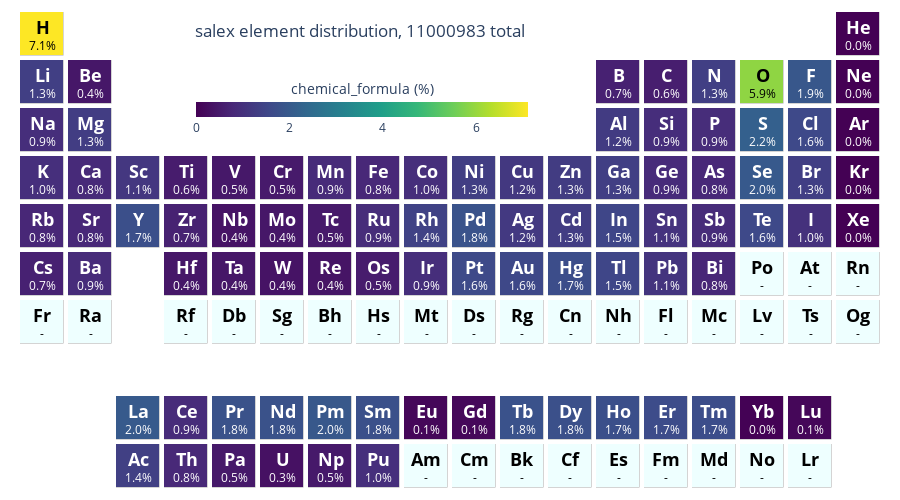

Notebook cell for this chart:
### Code cell
del mptrj
salex = pd.DataFrame.from_records(salex)
salex = salex.drop_duplicates(subset='identifier').reset_index(drop=True)
salex = salex[['identifier', 'chemical_formula']]

title = 'salex element distribution'
fig = pmv.ptable_heatmap_plotly(salex.chemical_formula, heat_mode='percent')
fig.update_layout(title_text=title+f', {len(salex)} total')

### Figure 1 — Plotly figure (JSON) as saved in the notebook; plotly's stock layout.template omitted (floating-point values rounded to 4 significant figures; data arrays with more than 128 entries replaced by an {"elided": "..."} marker saying what was removed)
{"data": [{"colorbar": {"len": 0.4, "lenmode": "fraction", "orientation": "h", "thickness": 15, "tickformat": ".1~s", "title": {"font": {"size": 14.4}, "side": "top", "text": "chemical_formula (%)"}, "x": 0.4, "y": 0.72}, "colorscale": [[0, "darkgray"], [1, "darkgray"]], "hoverinfo": "none", "showscale": false, "type": "heatmap", "xgap": 4.5, "ygap": 4.5, "z": {"elided": "10x18 float values"}}, {"colorbar": {"len": 0.4, "lenmode": "fraction", "orientation": "h", "thickness": 15, "tickformat": ".1~s", "title": {"font": {"size": 14.4}, "side": "top", "text": "chemical_formula (%)"}, "x": 0.4, "y": 0.72}, "colorscale": [[0, "#eff"], [1, "#eff"]], "hoverinfo": "none", "showscale": false, "type": "heatmap", "xgap": 5, "ygap": 5, "z": {"elided": "10x18 float values"}}, {"colorbar": {"len": 0.4, "lenmode": "fraction", "orientation": "h", "thickness": 15, "tickformat": ".1~s", "title": {"font": {"size": 14.4}, "side": "top", "text": "chemical_formula (%)"}, "x": 0.4, "y": 0.72}, "colorscale": [[0, "#440154"], [0.1111, "#482878"], [0.2222, "#3e4989"], [0.3333, "#31688e"], [0.4444, "#26828e"], [0.5556, "#1f9e89"], [0.6667, "#35b779"], [0.7778, "#6ece58"], [0.8889, "#b5de2b"], [1, "#fde725"]], "hoverinfo": "text", "reversescale": false, "showscale": true, "text": {"elided": "10x18 str values"}, "type": "heatmap", "xgap": 5, "ygap": 5, "z": {"elided": "10x18 float values"}, "zauto": false, "zmax": 7.111, "zmin": 3.525e-05}], "layout": {"annotations": [{"font": {"color": "#000000"}, "showarrow": false, "text": "", "x": 0, "xref": "x", "y": 0, "yref": "y"}, {"font": {"color": "#000000"}, "showarrow": false, "text": "", "x": 1, "xref": "x", "y": 0, "yref": "y"}, {"font": {"color": "#FFFFFF"}, "showarrow": false, "text": "<span style='font-weight: bold; font-size: 18.0;'>Ac</span><br>1.4%", "x": 2, "xref": "x", "y": 0, "yref": "y"}, {"font": {"color": "#FFFFFF"}, "showarrow": false, "text": "<span style='font-weight: bold; font-size: 18.0;'>Th</span><br>0.8%", "x": 3, "xref": "x", "y": 0, "yref": "y"}, {"font": {"color": "#FFFFFF"}, "showarrow": false, "text": "<span style='font-weight: bold; font-size: 18.0;'>Pa</span><br>0.5%", "x": 4, "xref": "x", "y": 0, "yref": "y"}, {"font": {"color": "#FFFFFF"}, "showarrow": false, "text": "<span style='font-weight: bold; font-size: 18.0;'>U</span><br>0.3%", "x": 5, "xref": "x", "y": 0, "yref": "y"}, {"font": {"color": "#FFFFFF"}, "showarrow": false, "text": "<span style='font-weight: bold; font-size: 18.0;'>Np</span><br>0.5%", "x": 6, "xref": "x", "y": 0, "yref": "y"}, {"font": {"color": "#FFFFFF"}, "showarrow": false, "text": "<span style='font-weight: bold; font-size: 18.0;'>Pu</span><br>1.0%", "x": 7, "xref": "x", "y": 0, "yref": "y"}, {"font": {"color": "#000000"}, "showarrow": false, "text": "<span style='font-weight: bold; font-size: 18.0;'>Am</span><br>-", "x": 8, "xref": "x", "y": 0, "yref": "y"}, {"font": {"color": "#000000"}, "showarrow": false, "text": "<span style='font-weight: bold; font-size: 18.0;'>Cm</span><br>-", "x": 9, "xref": "x", "y": 0, "yref": "y"}, {"font": {"color": "#000000"}, "showarrow": false, "text": "<span style='font-weight: bold; font-size: 18.0;'>Bk</span><br>-", "x": 10, "xref": "x", "y": 0, "yref": "y"}, {"font": {"color": "#000000"}, "showarrow": false, "text": "<span style='font-weight: bold; font-size: 18.0;'>Cf</span><br>-", "x": 11, "xref": "x", "y": 0, "yref": "y"}, {"font": {"color": "#000000"}, "showarrow": false, "text": "<span style='font-weight: bold; font-size: 18.0;'>Es</span><br>-", "x": 12, "xref": "x", "y": 0, "yref": "y"}, {"font": {"color": "#000000"}, "showarrow": false, "text": "<span style='font-weight: bold; font-size: 18.0;'>Fm</span><br>-", "x": 13, "xref": "x", "y": 0, "yref": "y"}, {"font": {"color": "#000000"}, "showarrow": false, "text": "<span style='font-weight: bold; font-size: 18.0;'>Md</span><br>-", "x": 14, "xref": "x", "y": 0, "yref": "y"}, {"font": {"color": "#000000"}, "showarrow": false, "text": "<span style='font-weight: bold; font-size: 18.0;'>No</span><br>-", "x": 15, "xref": "x", "y": 0, "yref": "y"}, {"font": {"color": "#000000"}, "showarrow": false, "text": "<span style='font-weight: bold; font-size: 18.0;'>Lr</span><br>-", "x": 16, "xref": "x", "y": 0, "yref": "y"}, {"font": {"color": "#000000"}, "showarrow": false, "text": "", "x": 17, "xref": "x", "y": 0, "yref": "y"}, {"font": {"color": "#000000"}, "showarrow": false, "text": "", "x": 0, "xref": "x", "y": 1, "yref": "y"}, {"font": {"color": "#000000"}, "showarrow": false, "text": "", "x": 1, "xref": "x", "y": 1, "yref": "y"}, {"font": {"color": "#FFFFFF"}, "showarrow": false, "text": "<span style='font-weight: bold; font-size: 18.0;'>La</span><br>2.0%", "x": 2, "xref": "x", "y": 1, "yref": "y"}, {"font": {"color": "#FFFFFF"}, "showarrow": false, "text": "<span style='font-weight: bold; font-size: 18.0;'>Ce</span><br>0.9%", "x": 3, "xref": "x", "y": 1, "yref": "y"}, {"font": {"color": "#FFFFFF"}, "showarrow": false, "text": "<span style='font-weight: bold; font-size: 18.0;'>Pr</span><br>1.8%", "x": 4, "xref": "x", "y": 1, "yref": "y"}, {"font": {"color": "#FFFFFF"}, "showarrow": false, "text": "<span style='font-weight: bold; font-size: 18.0;'>Nd</span><br>1.8%", "x": 5, "xref": "x", "y": 1, "yref": "y"}, {"font": {"color": "#FFFFFF"}, "showarrow": false, "text": "<span style='font-weight: bold; font-size: 18.0;'>Pm</span><br>2.0%", "x": 6, "xref": "x", "y": 1, "yref": "y"}, {"font": {"color": "#FFFFFF"}, "showarrow": false, "text": "<span style='font-weight: bold; font-size: 18.0;'>Sm</span><br>1.8%", "x": 7, "xref": "x", "y": 1, "yref": "y"}, {"font": {"color": "#FFFFFF"}, "showarrow": false, "text": "<span style='font-weight: bold; font-size: 18.0;'>Eu</span><br>0.1%", "x": 8, "xref": "x", "y": 1, "yref": "y"}, {"font": {"color": "#FFFFFF"}, "showarrow": false, "text": "<span style='font-weight: bold; font-size: 18.0;'>Gd</span><br>0.1%", "x": 9, "xref": "x", "y": 1, "yref": "y"}, {"font": {"color": "#FFFFFF"}, "showarrow": false, "text": "<span style='font-weight: bold; font-size: 18.0;'>Tb</span><br>1.8%", "x": 10, "xref": "x", "y": 1, "yref": "y"}, {"font": {"color": "#FFFFFF"}, "showarrow": false, "text": "<span style='font-weight: bold; font-size: 18.0;'>Dy</span><br>1.8%", "x": 11, "xref": "x", "y": 1, "yref": "y"}, {"font": {"color": "#FFFFFF"}, "showarrow": false, "text": "<span style='font-weight: bold; font-size: 18.0;'>Ho</span><br>1.7%", "x": 12, "xref": "x", "y": 1, "yref": "y"}, {"font": {"color": "#FFFFFF"}, "showarrow": false, "text": "<span style='font-weight: bold; font-size: 18.0;'>Er</span><br>1.7%", "x": 13, "xref": "x", "y": 1, "yref": "y"}, {"font": {"color": "#FFFFFF"}, "showarrow": false, "text": "<span style='font-weight: bold; font-size: 18.0;'>Tm</span><br>1.7%", "x": 14, "xref": "x", "y": 1, "yref": "y"}, {"font": {"color": "#FFFFFF"}, "showarrow": false, "text": "<span style='font-weight: bold; font-size: 18.0;'>Yb</span><br>0.0%", "x": 15, "xref": "x", "y": 1, "yref": "y"}, {"font": {"color": "#FFFFFF"}, "showarrow": false, "text": "<span style='font-weight: bold; font-size: 18.0;'>Lu</span><br>0.1%", "x": 16, "xref": "x", "y": 1, "yref": "y"}, {"font": {"color": "#000000"}, "showarrow": false, "text": "", "x": 17, "xref": "x", "y": 1, "yref": "y"}, {"font": {"color": "#000000"}, "showarrow": false, "text": "", "x": 0, "xref": "x", "y": 2, "yref": "y"}, {"font": {"color": "#000000"}, "showarrow": false, "text": "", "x": 1, "xref": "x", "y": 2, "yref": "y"}, {"font": {"color": "#000000"}, "showarrow": false, "text": "", "x": 2, "xref": "x", "y": 2, "yref": "y"}, {"font": {"color": "#000000"}, "showarrow": false, "text": "", "x": 3, "xref": "x", "y": 2, "yref": "y"}, {"font": {"color": "#000000"}, "showarrow": false, "text": "", "x": 4, "xref": "x", "y": 2, "yref": "y"}, {"font": {"color": "#000000"}, "showarrow": false, "text": "", "x": 5, "xref": "x", "y": 2, "yref": "y"}, {"font": {"color": "#000000"}, "showarrow": false, "text": "", "x": 6, "xref": "x", "y": 2, "yref": "y"}, {"font": {"color": "#000000"}, "showarrow": false, "text": "", "x": 7, "xref": "x", "y": 2, "yref": "y"}, {"font": {"color": "#000000"}, "showarrow": false, "text": "", "x": 8, "xref": "x", "y": 2, "yref": "y"}, {"font": {"color": "#000000"}, "showarrow": false, "text": "", "x": 9, "xref": "x", "y": 2, "yref": "y"}, {"font": {"color": "#000000"}, "showarrow": false, "text": "", "x": 10, "xref": "x", "y": 2, "yref": "y"}, {"font": {"color": "#000000"}, "showarrow": false, "text": "", "x": 11, "xref": "x", "y": 2, "yref": "y"}, {"font": {"color": "#000000"}, "showarrow": false, "text": "", "x": 12, "xref": "x", "y": 2, "yref": "y"}, {"font": {"color": "#000000"}, "showarrow": false, "text": "", "x": 13, "xref": "x", "y": 2, "yref": "y"}, {"font": {"color": "#000000"}, "showarrow": false, "text": "", "x": 14, "xref": "x", "y": 2, "yref": "y"}, {"font": {"color": "#000000"}, "showarrow": false, "text": "", "x": 15, "xref": "x", "y": 2, "yref": "y"}, {"font": {"color": "#000000"}, "showarrow": false, "text": "", "x": 16, "xref": "x", "y": 2, "yref": "y"}, {"font": {"color": "#000000"}, "showarrow": false, "text": "", "x": 17, "xref": "x", "y": 2, "yref": "y"}, {"font": {"color": "#000000"}, "showarrow": false, "text": "<span style='font-weight: bold; font-size: 18.0;'>Fr</span><br>-", "x": 0, "xref": "x", "y": 3, "yref": "y"}, {"font": {"color": "#000000"}, "showarrow": false, "text": "<span style='font-weight: bold; font-size: 18.0;'>Ra</span><br>-", "x": 1, "xref": "x", "y": 3, "yref": "y"}, {"font": {"color": "#000000"}, "showarrow": false, "text": "", "x": 2, "xref": "x", "y": 3, "yref": "y"}, {"font": {"color": "#000000"}, "showarrow": false, "text": "<span style='font-weight: bold; font-size: 18.0;'>Rf</span><br>-", "x": 3, "xref": "x", "y": 3, "yref": "y"}, {"font": {"color": "#000000"}, "showarrow": false, "text": "<span style='font-weight: bold; font-size: 18.0;'>Db</span><br>-", "x": 4, "xref": "x", "y": 3, "yref": "y"}, {"font": {"color": "#000000"}, "showarrow": false, "text": "<span style='font-weight: bold; font-size: 18.0;'>Sg</span><br>-", "x": 5, "xref": "x", "y": 3, "yref": "y"}, {"font": {"color": "#000000"}, "showarrow": false, "text": "<span style='font-weight: bold; font-size: 18.0;'>Bh</span><br>-", "x": 6, "xref": "x", "y": 3, "yref": "y"}, {"font": {"color": "#000000"}, "showarrow": false, "text": "<span style='font-weight: bold; font-size: 18.0;'>Hs</span><br>-", "x": 7, "xref": "x", "y": 3, "yref": "y"}, {"font": {"color": "#000000"}, "showarrow": false, "text": "<span style='font-weight: bold; font-size: 18.0;'>Mt</span><br>-", "x": 8, "xref": "x", "y": 3, "yref": "y"}, {"font": {"color": "#000000"}, "showarrow": false, "text": "<span style='font-weight: bold; font-size: 18.0;'>Ds</span><br>-", "x": 9, "xref": "x", "y": 3, "yref": "y"}, {"font": {"color": "#000000"}, "showarrow": false, "text": "<span style='font-weight: bold; font-size: 18.0;'>Rg</span><br>-", "x": 10, "xref": "x", "y": 3, "yref": "y"}, {"font": {"color": "#000000"}, "showarrow": false, "text": "<span style='font-weight: bold; font-size: 18.0;'>Cn</span><br>-", "x": 11, "xref": "x", "y": 3, "yref": "y"}, {"font": {"color": "#000000"}, "showarrow": false, "text": "<span style='font-weight: bold; font-size: 18.0;'>Nh</span><br>-", "x": 12, "xref": "x", "y": 3, "yref": "y"}, {"font": {"color": "#000000"}, "showarrow": false, "text": "<span style='font-weight: bold; font-size: 18.0;'>Fl</span><br>-", "x": 13, "xref": "x", "y": 3, "yref": "y"}, {"font": {"color": "#000000"}, "showarrow": false, "text": "<span style='font-weight: bold; font-size: 18.0;'>Mc</span><br>-", "x": 14, "xref": "x", "y": 3, "yref": "y"}, {"font": {"color": "#000000"}, "showarrow": false, "text": "<span style='font-weight: bold; font-size: 18.0;'>Lv</span><br>-", "x": 15, "xref": "x", "y": 3, "yref": "y"}, {"font": {"color": "#000000"}, "showarrow": false, "text": "<span style='font-weight: bold; font-size: 18.0;'>Ts</span><br>-", "x": 16, "xref": "x", "y": 3, "yref": "y"}, {"font": {"color": "#000000"}, "showarrow": false, "text": "<span style='font-weight: bold; font-size: 18.0;'>Og</span><br>-", "x": 17, "xref": "x", "y": 3, "yref": "y"}, {"font": {"color": "#FFFFFF"}, "showarrow": false, "text": "<span style='font-weight: bold; font-size: 18.0;'>Cs</span><br>0.7%", "x": 0, "xref": "x", "y": 4, "yref": "y"}, {"font": {"color": "#FFFFFF"}, "showarrow": false, "text": "<span style='font-weight: bold; font-size: 18.0;'>Ba</span><br>0.9%", "x": 1, "xref": "x", "y": 4, "yref": "y"}, {"font": {"color": "#000000"}, "showarrow": false, "text": "", "x": 2, "xref": "x", "y": 4, "yref": "y"}, {"font": {"color": "#FFFFFF"}, "showarrow": false, "text": "<span style='font-weight: bold; font-size: 18.0;'>Hf</span><br>0.4%", "x": 3, "xref": "x", "y": 4, "yref": "y"}, {"font": {"color": "#FFFFFF"}, "showarrow": false, "text": "<span style='font-weight: bold; font-size: 18.0;'>Ta</span><br>0.4%", "x": 4, "xref": "x", "y": 4, "yref": "y"}, {"font": {"color": "#FFFFFF"}, "showarrow": false, "text": "<span style='font-weight: bold; font-size: 18.0;'>W</span><br>0.4%", "x": 5, "xref": "x", "y": 4, "yref": "y"}, {"font": {"color": "#FFFFFF"}, "showarrow": false, "text": "<span style='font-weight: bold; font-size: 18.0;'>Re</span><br>0.4%", "x": 6, "xref": "x", "y": 4, "yref": "y"}, {"font": {"color": "#FFFFFF"}, "showarrow": false, "text": "<span style='font-weight: bold; font-size: 18.0;'>Os</span><br>0.5%", "x": 7, "xref": "x", "y": 4, "yref": "y"}, {"font": {"color": "#FFFFFF"}, "showarrow": false, "text": "<span style='font-weight: bold; font-size: 18.0;'>Ir</span><br>0.9%", "x": 8, "xref": "x", "y": 4, "yref": "y"}, {"font": {"color": "#FFFFFF"}, "showarrow": false, "text": "<span style='font-weight: bold; font-size: 18.0;'>Pt</span><br>1.6%", "x": 9, "xref": "x", "y": 4, "yref": "y"}, {"font": {"color": "#FFFFFF"}, "showarrow": false, "text": "<span style='font-weight: bold; font-size: 18.0;'>Au</span><br>1.6%", "x": 10, "xref": "x", "y": 4, "yref": "y"}, {"font": {"color": "#FFFFFF"}, "showarrow": false, "text": "<span style='font-weight: bold; font-size: 18.0;'>Hg</span><br>1.7%", "x": 11, "xref": "x", "y": 4, "yref": "y"}, {"font": {"color": "#FFFFFF"}, "showarrow": false, "text": "<span style='font-weight: bold; font-size: 18.0;'>Tl</span><br>1.5%", "x": 12, "xref": "x", "y": 4, "yref": "y"}, {"font": {"color": "#FFFFFF"}, "showarrow": false, "text": "<span style='font-weight: bold; font-size: 18.0;'>Pb</span><br>1.1%", "x": 13, "xref": "x", "y": 4, "yref": "y"}, {"font": {"color": "#FFFFFF"}, "showarrow": false, "text": "<span style='font-weight: bold; font-size: 18.0;'>Bi</span><br>0.8%", "x": 14, "xref": "x", "y": 4, "yref": "y"}, {"font": {"color": "#000000"}, "showarrow": false, "text": "<span style='font-weight: bold; font-size: 18.0;'>Po</span><br>-", "x": 15, "xref": "x", "y": 4, "yref": "y"}, {"font": {"color": "#000000"}, "showarrow": false, "text": "<span style='font-weight: bold; font-size: 18.0;'>At</span><br>-", "x": 16, "xref": "x", "y": 4, "yref": "y"}, {"font": {"color": "#000000"}, "showarrow": false, "text": "<span style='font-weight: bold; font-size: 18.0;'>Rn</span><br>-", "x": 17, "xref": "x", "y": 4, "yref": "y"}, {"font": {"color": "#FFFFFF"}, "showarrow": false, "text": "<span style='font-weight: bold; font-size: 18.0;'>Rb</span><br>0.8%", "x": 0, "xref": "x", "y": 5, "yref": "y"}, {"font": {"color": "#FFFFFF"}, "showarrow": false, "text": "<span style='font-weight: bold; font-size: 18.0;'>Sr</span><br>0.8%", "x": 1, "xref": "x", "y": 5, "yref": "y"}, {"font": {"color": "#FFFFFF"}, "showarrow": false, "text": "<span style='font-weight: bold; font-size: 18.0;'>Y</span><br>1.7%", "x": 2, "xref": "x", "y": 5, "yref": "y"}, {"font": {"color": "#FFFFFF"}, "showarrow": false, "text": "<span style='font-weight: bold; font-size: 18.0;'>Zr</span><br>0.7%", "x": 3, "xref": "x", "y": 5, "yref": "y"}, {"font": {"color": "#FFFFFF"}, "showarrow": false, "text": "<span style='font-weight: bold; font-size: 18.0;'>Nb</span><br>0.4%", "x": 4, "xref": "x", "y": 5, "yref": "y"}, {"font": {"color": "#FFFFFF"}, "showarrow": false, "text": "<span style='font-weight: bold; font-size: 18.0;'>Mo</span><br>0.4%", "x": 5, "xref": "x", "y": 5, "yref": "y"}, {"font": {"color": "#FFFFFF"}, "showarrow": false, "text": "<span style='font-weight: bold; font-size: 18.0;'>Tc</span><br>0.5%", "x": 6, "xref": "x", "y": 5, "yref": "y"}, {"font": {"color": "#FFFFFF"}, "showarrow": false, "text": "<span style='font-weight: bold; font-size: 18.0;'>Ru</span><br>0.9%", "x": 7, "xref": "x", "y": 5, "yref": "y"}, {"font": {"color": "#FFFFFF"}, "showarrow": false, "text": "<span style='font-weight: bold; font-size: 18.0;'>Rh</span><br>1.4%", "x": 8, "xref": "x", "y": 5, "yref": "y"}, {"font": {"color": "#FFFFFF"}, "showarrow": false, "text": "<span style='font-weight: bold; font-size: 18.0;'>Pd</span><br>1.8%", "x": 9, "xref": "x", "y": 5, "yref": "y"}, {"font": {"color": "#FFFFFF"}, "showarrow": false, "text": "<span style='font-weight: bold; font-size: 18.0;'>Ag</span><br>1.2%", "x": 10, "xref": "x", "y": 5, "yref": "y"}, {"font": {"color": "#FFFFFF"}, "showarrow": false, "text": "<span style='font-weight: bold; font-size: 18.0;'>Cd</span><br>1.3%", "x": 11, "xref": "x", "y": 5, "yref": "y"}, {"font": {"color": "#FFFFFF"}, "showarrow": false, "text": "<span style='font-weight: bold; font-size: 18.0;'>In</span><br>1.5%", "x": 12, "xref": "x", "y": 5, "yref": "y"}, {"font": {"color": "#FFFFFF"}, "showarrow": false, "text": "<span style='font-weight: bold; font-size: 18.0;'>Sn</span><br>1.1%", "x": 13, "xref": "x", "y": 5, "yref": "y"}, {"font": {"color": "#FFFFFF"}, "showarrow": false, "text": "<span style='font-weight: bold; font-size: 18.0;'>Sb</span><br>0.9%", "x": 14, "xref": "x", "y": 5, "yref": "y"}, {"font": {"color": "#FFFFFF"}, "showarrow": false, "text": "<span style='font-weight: bold; font-size: 18.0;'>Te</span><br>1.6%", "x": 15, "xref": "x", "y": 5, "yref": "y"}, {"font": {"color": "#FFFFFF"}, "showarrow": false, "text": "<span style='font-weight: bold; font-size: 18.0;'>I</span><br>1.0%", "x": 16, "xref": "x", "y": 5, "yref": "y"}, {"font": {"color": "#FFFFFF"}, "showarrow": false, "text": "<span style='font-weight: bold; font-size: 18.0;'>Xe</span><br>0.0%", "x": 17, "xref": "x", "y": 5, "yref": "y"}, {"font": {"color": "#FFFFFF"}, "showarrow": false, "text": "<span style='font-weight: bold; font-size: 18.0;'>K</span><br>1.0%", "x": 0, "xref": "x", "y": 6, "yref": "y"}, {"font": {"color": "#FFFFFF"}, "showarrow": false, "text": "<span style='font-weight: bold; font-size: 18.0;'>Ca</span><br>0.8%", "x": 1, "xref": "x", "y": 6, "yref": "y"}, {"font": {"color": "#FFFFFF"}, "showarrow": false, "text": "<span style='font-weight: bold; font-size: 18.0;'>Sc</span><br>1.1%", "x": 2, "xref": "x", "y": 6, "yref": "y"}, {"font": {"color": "#FFFFFF"}, "showarrow": false, "text": "<span style='font-weight: bold; font-size: 18.0;'>Ti</span><br>0.6%", "x": 3, "xref": "x", "y": 6, "yref": "y"}, {"font": {"color": "#FFFFFF"}, "showarrow": false, "text": "<span style='font-weight: bold; font-size: 18.0;'>V</span><br>0.5%", "x": 4, "xref": "x", "y": 6, "yref": "y"}, {"font": {"color": "#FFFFFF"}, "showarrow": false, "text": "<span style='font-weight: bold; font-size: 18.0;'>Cr</span><br>0.5%", "x": 5, "xref": "x", "y": 6, "yref": "y"}, {"font": {"color": "#FFFFFF"}, "showarrow": false, "text": "<span style='font-weight: bold; font-size: 18.0;'>Mn</span><br>0.9%", "x": 6, "xref": "x", "y": 6, "yref": "y"}, {"font": {"color": "#FFFFFF"}, "showarrow": false, "text": "<span style='font-weight: bold; font-size: 18.0;'>Fe</span><br>0.8%", "x": 7, "xref": "x", "y": 6, "yref": "y"}, {"font": {"color": "#FFFFFF"}, "showarrow": false, "text": "<span style='font-weight: bold; font-size: 18.0;'>Co</span><br>1.0%", "x": 8, "xref": "x", "y": 6, "yref": "y"}, {"font": {"color": "#FFFFFF"}, "showarrow": false, "text": "<span style='font-weight: bold; font-size: 18.0;'>Ni</span><br>1.3%", "x": 9, "xref": "x", "y": 6, "yref": "y"}, {"font": {"color": "#FFFFFF"}, "showarrow": false, "text": "<span style='font-weight: bold; font-size: 18.0;'>Cu</span><br>1.2%", "x": 10, "xref": "x", "y": 6, "yref": "y"}, {"font": {"color": "#FFFFFF"}, "showarrow": false, "text": "<span style='font-weight: bold; font-size: 18.0;'>Zn</span><br>1.3%", "x": 11, "xref": "x", "y": 6, "yref": "y"}, {"font": {"color": "#FFFFFF"}, "showarrow": false, "text": "<span style='font-weight: bold; font-size: 18.0;'>Ga</span><br>1.3%", "x": 12, "xref": "x", "y": 6, "yref": "y"}, {"font": {"color": "#FFFFFF"}, "showarrow": false, "text": "<span style='font-weight: bold; font-size: 18.0;'>Ge</span><br>0.9%", "x": 13, "xref": "x", "y": 6, "yref": "y"}, {"font": {"color": "#FFFFFF"}, "showarrow": false, "text": "<span style='font-weight: bold; font-size: 18.0;'>As</span><br>0.8%", "x": 14, "xref": "x", "y": 6, "yref": "y"}, {"font": {"color": "#FFFFFF"}, "showarrow": false, "text": "<span style='font-weight: bold; font-size: 18.0;'>Se</span><br>2.0%", "x": 15, "xref": "x", "y": 6, "yref": "y"}, {"font": {"color": "#FFFFFF"}, "showarrow": false, "text": "<span style='font-weight: bold; font-size: 18.0;'>Br</span><br>1.3%", "x": 16, "xref": "x", "y": 6, "yref": "y"}, {"font": {"color": "#FFFFFF"}, "showarrow": false, "text": "<span style='font-weight: bold; font-size: 18.0;'>Kr</span><br>0.0%", "x": 17, "xref": "x", "y": 6, "yref": "y"}, {"font": {"color": "#FFFFFF"}, "showarrow": false, "text": "<span style='font-weight: bold; font-size: 18.0;'>Na</span><br>0.9%", "x": 0, "xref": "x", "y": 7, "yref": "y"}, {"font": {"color": "#FFFFFF"}, "showarrow": false, "text": "<span style='font-weight: bold; font-size: 18.0;'>Mg</span><br>1.3%", "x": 1, "xref": "x", "y": 7, "yref": "y"}, {"font": {"color": "#000000"}, "showarrow": false, "text": "", "x": 2, "xref": "x", "y": 7, "yref": "y"}, {"font": {"color": "#000000"}, "showarrow": false, "text": "", "x": 3, "xref": "x", "y": 7, "yref": "y"}, {"font": {"color": "#000000"}, "showarrow": false, "text": "", "x": 4, "xref": "x", "y": 7, "yref": "y"}, {"font": {"color": "#000000"}, "showarrow": false, "text": "", "x": 5, "xref": "x", "y": 7, "yref": "y"}, {"font": {"color": "#000000"}, "showarrow": false, "text": "", "x": 6, "xref": "x", "y": 7, "yref": "y"}, {"font": {"color": "#000000"}, "showarrow": false, "text": "", "x": 7, "xref": "x", "y": 7, "yref": "y"}, {"font": {"color": "#000000"}, "showarrow": false, "text": "", "x": 8, "xref": "x", "y": 7, "yref": "y"}, {"font": {"color": "#000000"}, "showarrow": false, "text": "", "x": 9, "xref": "x", "y": 7, "yref": "y"}, {"font": {"color": "#000000"}, "showarrow": false, "text": "", "x": 10, "xref": "x", "y": 7, "yref": "y"}, {"font": {"color": "#000000"}, "showarrow": false, "text": "", "x": 11, "xref": "x", "y": 7, "yref": "y"}, {"font": {"color": "#FFFFFF"}, "showarrow": false, "text": "<span style='font-weight: bold; font-size: 18.0;'>Al</span><br>1.2%", "x": 12, "xref": "x", "y": 7, "yref": "y"}, {"font": {"color": "#FFFFFF"}, "showarrow": false, "text": "<span style='font-weight: bold; font-size: 18.0;'>Si</span><br>0.9%", "x": 13, "xref": "x", "y": 7, "yref": "y"}, {"font": {"color": "#FFFFFF"}, "showarrow": false, "text": "<span style='font-weight: bold; font-size: 18.0;'>P</span><br>0.9%", "x": 14, "xref": "x", "y": 7, "yref": "y"}, {"font": {"color": "#FFFFFF"}, "showarrow": false, "text": "<span style='font-weight: bold; font-size: 18.0;'>S</span><br>2.2%", "x": 15, "xref": "x", "y": 7, "yref": "y"}, {"font": {"color": "#FFFFFF"}, "showarrow": false, "text": "<span style='font-weight: bold; font-size: 18.0;'>Cl</span><br>1.6%", "x": 16, "xref": "x", "y": 7, "yref": "y"}, {"font": {"color": "#FFFFFF"}, "showarrow": false, "text": "<span style='font-weight: bold; font-size: 18.0;'>Ar</span><br>0.0%", "x": 17, "xref": "x", "y": 7, "yref": "y"}, {"font": {"color": "#FFFFFF"}, "showarrow": false, "text": "<span style='font-weight: bold; font-size: 18.0;'>Li</span><br>1.3%", "x": 0, "xref": "x", "y": 8, "yref": "y"}, {"font": {"color": "#FFFFFF"}, "showarrow": false, "text": "<span style='font-weight: bold; font-size: 18.0;'>Be</span><br>0.4%", "x": 1, "xref": "x", "y": 8, "yref": "y"}, {"font": {"color": "#000000"}, "showarrow": false, "text": "", "x": 2, "xref": "x", "y": 8, "yref": "y"}, {"font": {"color": "#000000"}, "showarrow": false, "text": "", "x": 3, "xref": "x", "y": 8, "yref": "y"}, {"font": {"color": "#000000"}, "showarrow": false, "text": "", "x": 4, "xref": "x", "y": 8, "yref": "y"}, {"font": {"color": "#000000"}, "showarrow": false, "text": "", "x": 5, "xref": "x", "y": 8, "yref": "y"}, {"font": {"color": "#000000"}, "showarrow": false, "text": "", "x": 6, "xref": "x", "y": 8, "yref": "y"}, {"font": {"color": "#000000"}, "showarrow": false, "text": "", "x": 7, "xref": "x", "y": 8, "yref": "y"}, {"font": {"color": "#000000"}, "showarrow": false, "text": "", "x": 8, "xref": "x", "y": 8, "yref": "y"}, {"font": {"color": "#000000"}, "showarrow": false, "text": "", "x": 9, "xref": "x", "y": 8, "yref": "y"}, {"font": {"color": "#000000"}, "showarrow": false, "text": "", "x": 10, "xref": "x", "y": 8, "yref": "y"}, {"font": {"color": "#000000"}, "showarrow": false, "text": "", "x": 11, "xref": "x", "y": 8, "yref": "y"}, {"font": {"color": "#FFFFFF"}, "showarrow": false, "text": "<span style='font-weight: bold; font-size: 18.0;'>B</span><br>0.7%", "x": 12, "xref": "x", "y": 8, "yref": "y"}, {"font": {"color": "#FFFFFF"}, "showarrow": false, "text": "<span style='font-weight: bold; font-size: 18.0;'>C</span><br>0.6%", "x": 13, "xref": "x", "y": 8, "yref": "y"}, {"font": {"color": "#FFFFFF"}, "showarrow": false, "text": "<span style='font-weight: bold; font-size: 18.0;'>N</span><br>1.3%", "x": 14, "xref": "x", "y": 8, "yref": "y"}, {"font": {"color": "#000000"}, "showarrow": false, "text": "<span style='font-weight: bold; font-size: 18.0;'>O</span><br>5.9%", "x": 15, "xref": "x", "y": 8, "yref": "y"}, {"font": {"color": "#FFFFFF"}, "showarrow": false, "text": "<span style='font-weight: bold; font-size: 18.0;'>F</span><br>1.9%", "x": 16, "xref": "x", "y": 8, "yref": "y"}, {"font": {"color": "#FFFFFF"}, "showarrow": false, "text": "<span style='font-weight: bold; font-size: 18.0;'>Ne</span><br>0.0%", "x": 17, "xref": "x", "y": 8, "yref": "y"}, {"font": {"color": "#000000"}, "showarrow": false, "text": "<span style='font-weight: bold; font-size: 18.0;'>H</span><br>7.1%", "x": 0, "xref": "x", "y": 9, "yref": "y"}, {"font": {"color": "#000000"}, "showarrow": false, "text": "", "x": 1, "xref": "x", "y": 9, "yref": "y"}, {"font": {"color": "#000000"}, "showarrow": false, "text": "", "x": 2, "xref": "x", "y": 9, "yref": "y"}, {"font": {"color": "#000000"}, "showarrow": false, "text": "", "x": 3, "xref": "x", "y": 9, "yref": "y"}, {"font": {"color": "#000000"}, "showarrow": false, "text": "", "x": 4, "xref": "x", "y": 9, "yref": "y"}, {"font": {"color": "#000000"}, "showarrow": false, "text": "", "x": 5, "xref": "x", "y": 9, "yref": "y"}, {"font": {"color": "#000000"}, "showarrow": false, "text": "", "x": 6, "xref": "x", "y": 9, "yref": "y"}, {"font": {"color": "#000000"}, "showarrow": false, "text": "", "x": 7, "xref": "x", "y": 9, "yref": "y"}, {"font": {"color": "#000000"}, "showarrow": false, "text": "", "x": 8, "xref": "x", "y": 9, "yref": "y"}, {"font": {"color": "#000000"}, "showarrow": false, "text": "", "x": 9, "xref": "x", "y": 9, "yref": "y"}, {"font": {"color": "#000000"}, "showarrow": false, "text": "", "x": 10, "xref": "x", "y": 9, "yref": "y"}, {"font": {"color": "#000000"}, "showarrow": false, "text": "", "x": 11, "xref": "x", "y": 9, "yref": "y"}, {"font": {"color": "#000000"}, "showarrow": false, "text": "", "x": 12, "xref": "x", "y": 9, "yref": "y"}, {"font": {"color": "#000000"}, "showarrow": false, "text": "", "x": 13, "xref": "x", "y": 9, "yref": "y"}, {"font": {"color": "#000000"}, "showarrow": false, "text": "", "x": 14, "xref": "x", "y": 9, "yref": "y"}, {"font": {"color": "#000000"}, "showarrow": false, "text": "", "x": 15, "xref": "x", "y": 9, "yref": "y"}, {"font": {"color": "#000000"}, "showarrow": false, "text": "", "x": 16, "xref": "x", "y": 9, "yref": "y"}, {"font": {"color": "#FFFFFF"}, "showarrow": false, "text": "<span style='font-weight: bold; font-size: 18.0;'>He</span><br>0.0%", "x": 17, "xref": "x", "y": 9, "yref": "y"}], "font": {"size": 12}, "height": 500, "margin": {"b": 10, "l": 10, "pad": 10, "r": 10, "t": 10}, "plot_bgcolor": "rgba(0, 0, 0, 0)", "title": {"text": "salex element distribution, 11000983 total", "x": 0.4, "y": 0.95}, "width": 900, "xaxis": {"gridcolor": "rgb(0, 0, 0)", "showgrid": false, "showticklabels": false, "side": "top", "ticks": "", "zeroline": false}, "yaxis": {"scaleanchor": "x", "showgrid": false, "showticklabels": false, "ticks": "", "ticksuffix": "  ", "zeroline": false}}}
